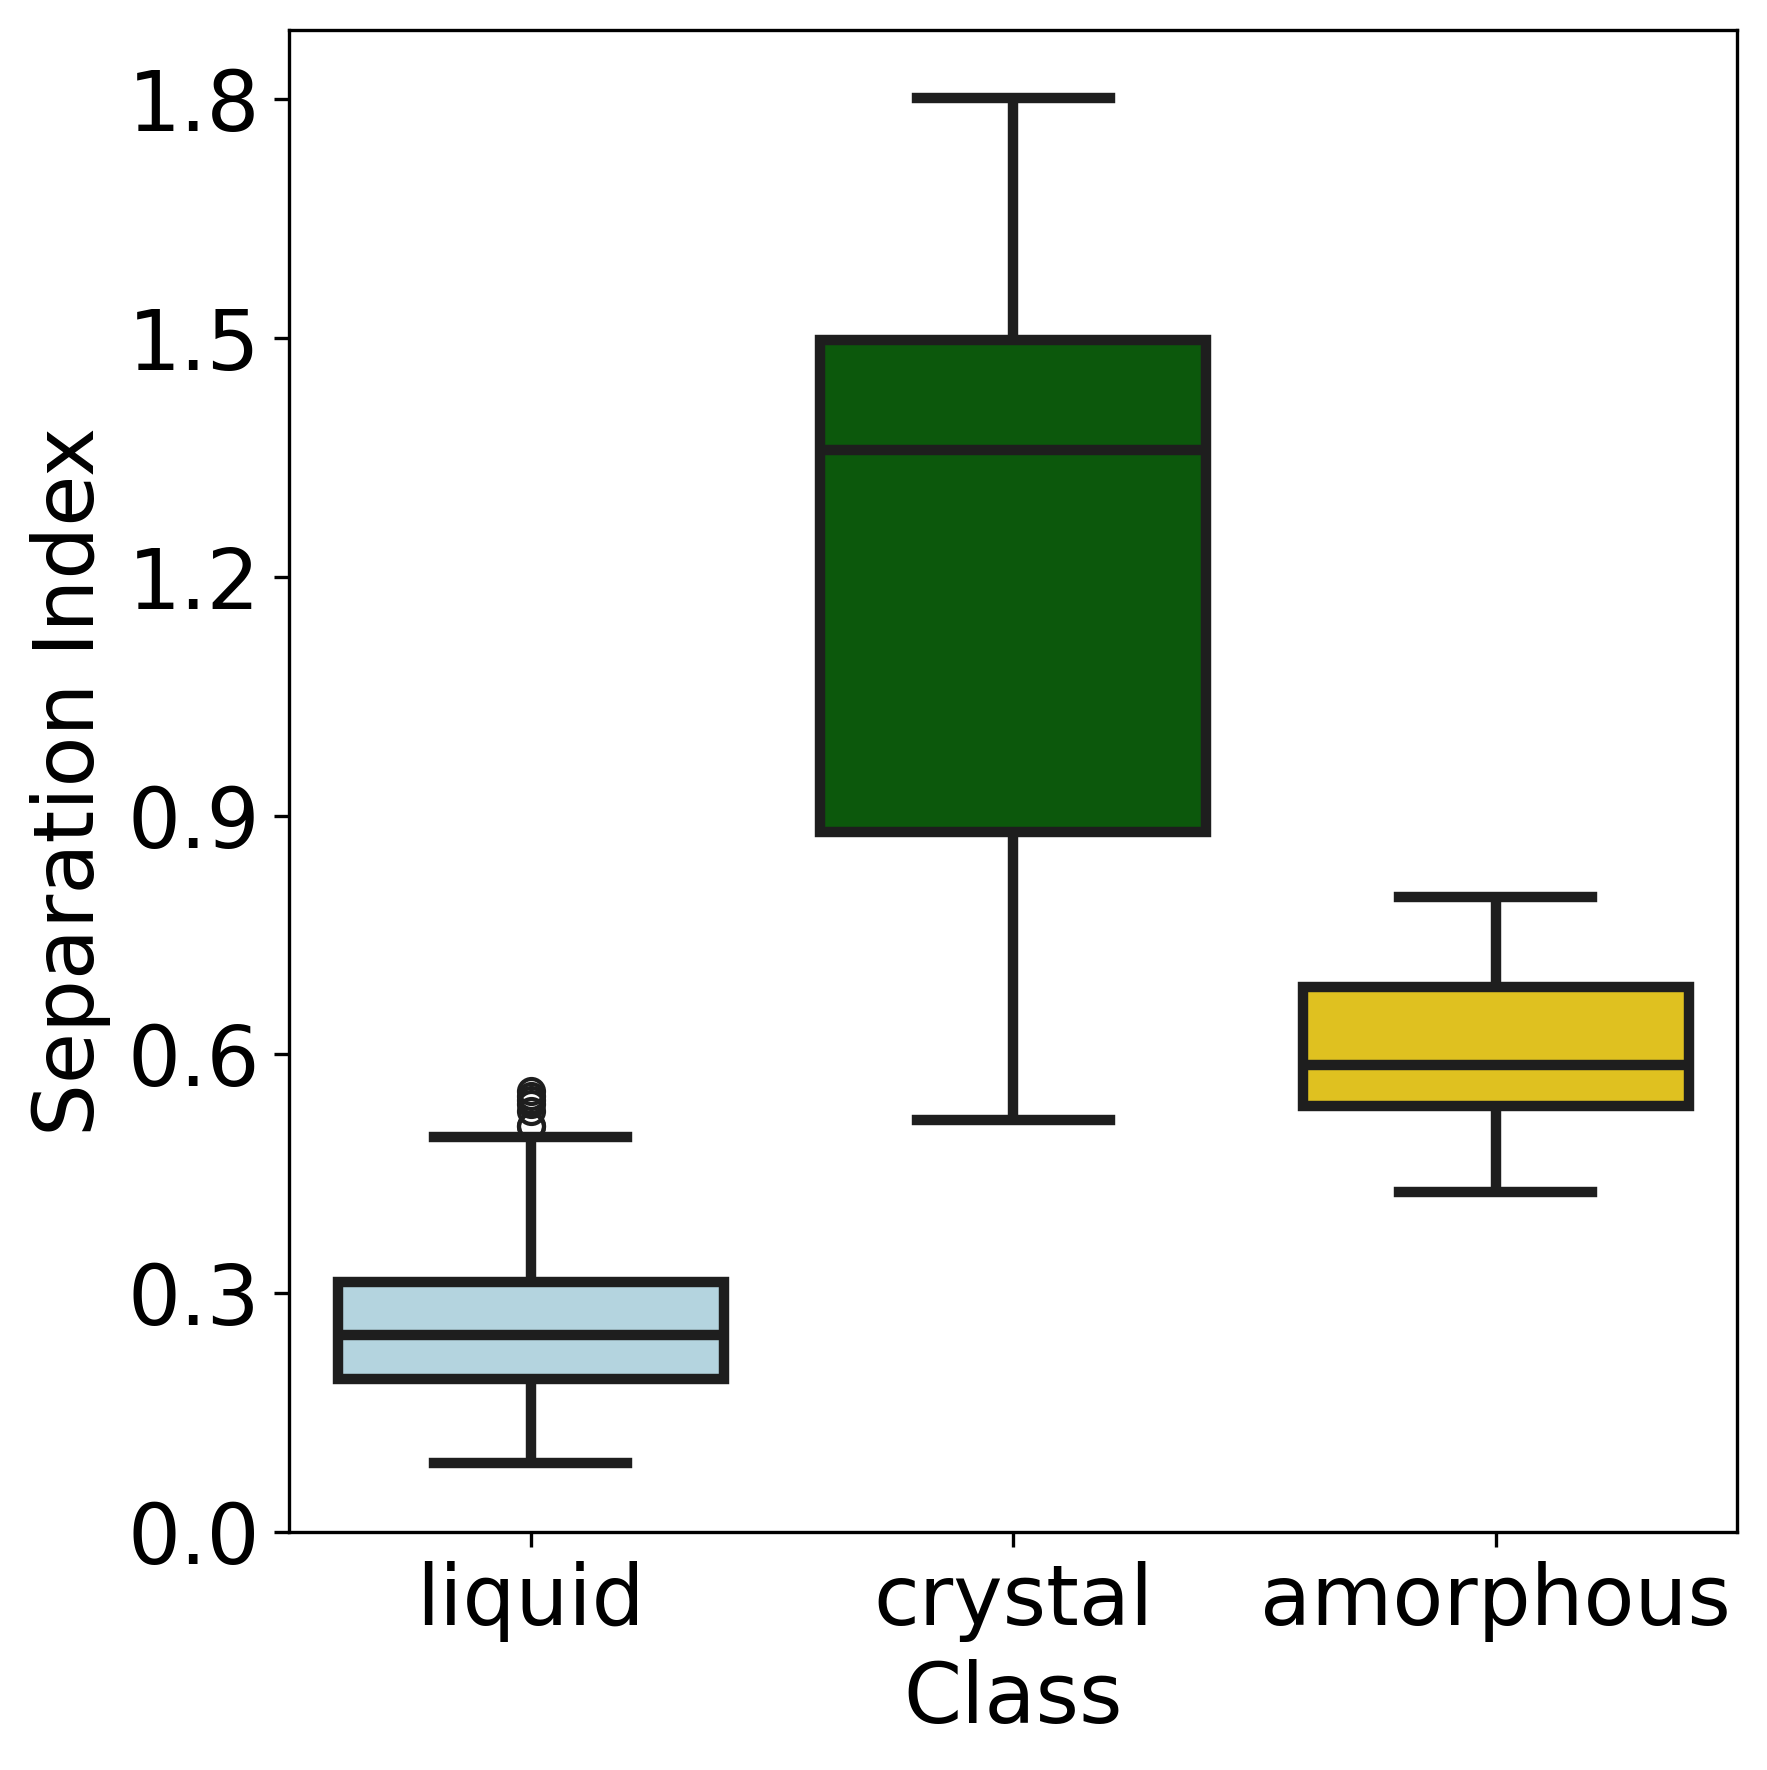

Reproduce this figure in Python.
#!/usr/bin/env python3
# -*- coding: utf-8 -*-

import os
import numpy as np
import pandas as pd
import matplotlib.pyplot as plt
import seaborn as sns

def compute_relevant_features(barcode_data):
    stats = []
    label = barcode_data['label']
    for dim in ['H1', 'H2']:
        diagrams = barcode_data[dim]
        if len(diagrams) == 0:
            continue
        lengths = diagrams[:, 1] - diagrams[:, 0]
        lengths = lengths[np.isfinite(lengths)]
        stats.append({
            "dimension": dim,
            "label": label,
            "birth_times": diagrams[:, 0],
            "death_times": diagrams[:, 1]
        })
    return stats

barcode_dir = "barcodes"
all_features = []

for barcode_file in os.listdir(barcode_dir):
    if barcode_file.endswith(".npy"):
        barcode_data = np.load(os.path.join(barcode_dir, barcode_file), allow_pickle=True).item()
        features = compute_relevant_features(barcode_data)
        all_features.extend(features)

features_df = pd.DataFrame(all_features)

label_map = {0: 'liquid', 1: 'crystal', 2: 'amorphous'}
features_df['label_name'] = features_df['label'].map(label_map)

def calculate_separation_index(row):
    persistence = row['death_times'] - row['birth_times']
    mean_persistence = np.mean(persistence)
    std_persistence = np.std(persistence)
    return mean_persistence, std_persistence

separation_indices = []

for idx, row in features_df.iterrows():
    if row['dimension'] == 'H1':
        mean_h1, std_h1 = calculate_separation_index(row)
        next_row = features_df.iloc[idx + 1]
        if next_row['dimension'] == 'H2':
            mean_h2, std_h2 = calculate_separation_index(next_row)
            if mean_h1 is not None and mean_h2 is not None:
                separation_index = np.abs(mean_h1 - mean_h2) / (std_h1 + std_h2)
                separation_indices.append({
                    'label': row['label'],
                    'label_name': row['label_name'],
                    'separation_index': separation_index
                })

separation_df = pd.DataFrame(separation_indices)

plt.figure(figsize=(6, 6), dpi=300)
sns.boxplot(
    x='label_name', y='separation_index', data=separation_df,
    hue='label_name',
    dodge=False,
    palette={'liquid': '#ADD8E6', 'crystal': '#006400', 'amorphous': '#FFD700'},
    linewidth=2.5
)
if plt.gca().get_legend() is not None:
    plt.gca().get_legend().remove()
plt.xlabel('Class', fontsize=20)
plt.ylabel('Separation Index', fontsize=20)
plt.xticks(fontsize=20)
plt.yticks([0, 0.3, 0.6, 0.9, 1.2, 1.5, 1.8], fontsize=20)

plt.tight_layout()
plt.savefig('SI_system.png', bbox_inches='tight', dpi=300)
plt.show()
